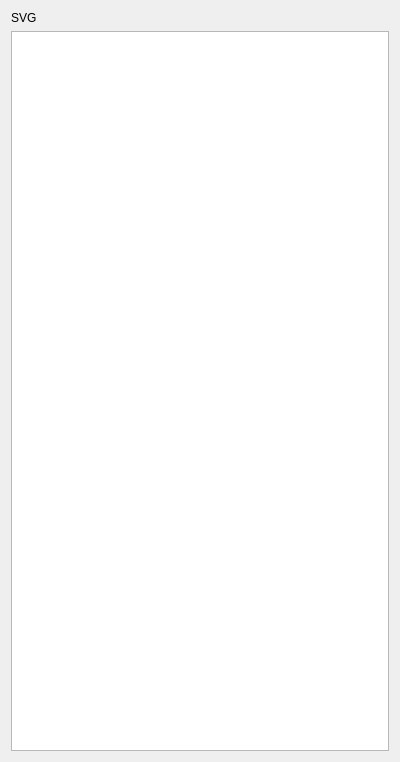
<?xml version="1.0" encoding="UTF-8"?>
<ui version="4.0">
 <class>SvgView</class>
 <widget class="QWidget" name="SvgView">
  <property name="geometry">
   <rect>
    <x>0</x>
    <y>0</y>
    <width>400</width>
    <height>762</height>
   </rect>
  </property>
  <property name="windowTitle">
   <string>Form</string>
  </property>
  <layout class="QGridLayout" name="gridLayout">
   <item row="1" column="0">
    <widget class="QTextBrowser" name="textBrowser"/>
   </item>
   <item row="0" column="0">
    <widget class="QLabel" name="label">
     <property name="text">
      <string>SVG</string>
     </property>
    </widget>
   </item>
  </layout>
 </widget>
 <resources/>
 <connections/>
</ui>
